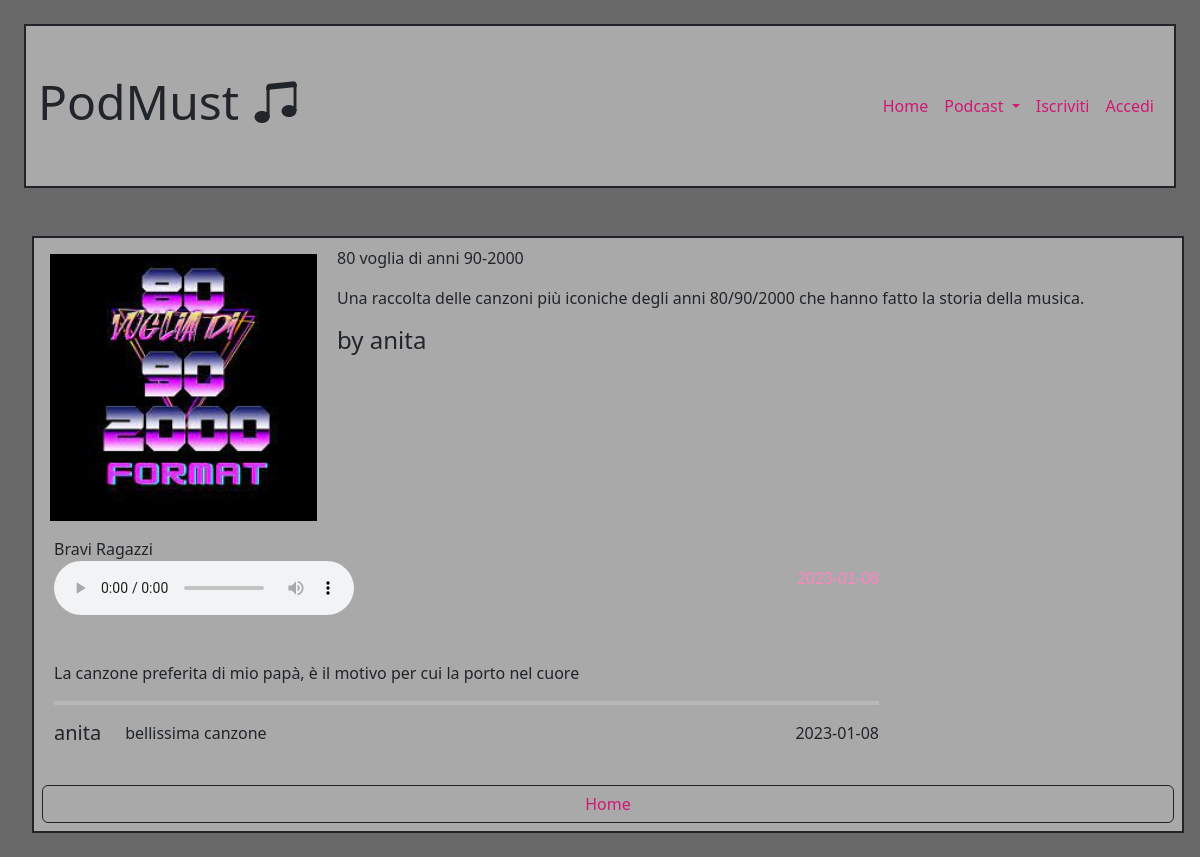
Page /podcast/1 on the committed database.
### tables this page shows
CREATE TABLE "PODCAST" (
	"pid"	INTEGER,
	"title"	TEXT NOT NULL UNIQUE,
	"description"	TEXT NOT NULL,
	"category"	TEXT NOT NULL,
	"podcastimg"	TEXT NOT NULL,
	"creator"	INTEGER,
	FOREIGN KEY("creator") REFERENCES "USER"("id"),
	PRIMARY KEY("pid" AUTOINCREMENT)
);

CREATE TABLE "USER" (
	"id"	INTEGER,
	"type"	TEXT NOT NULL,
	"nickname"	TEXT NOT NULL UNIQUE,
	"password"	TEXT NOT NULL,
	"usrimg"	TEXT NOT NULL,
	PRIMARY KEY("id" AUTOINCREMENT)
);

CREATE TABLE "EPISODE" (
	"eid"	INTEGER,
	"audio"	TEXT NOT NULL,
	"title"	TEXT NOT NULL,
	"description"	TEXT NOT NULL,
	"data"	TEXT NOT NULL,
	"podcast"	INTEGER,
	"creator"	INTEGER,
	FOREIGN KEY("creator") REFERENCES "USER"("id"),
	PRIMARY KEY("eid" AUTOINCREMENT),
	FOREIGN KEY("podcast") REFERENCES "PODCAST"("pid") ON DELETE CASCADE
);

CREATE TABLE "COMMENT" (
	"cid"	INTEGER,
	"text"	TEXT NOT NULL,
	"data"	TEXT NOT NULL,
	"user"	INTEGER NOT NULL,
	"episode"	INTEGER NOT NULL,
	"podcast"	INTEGER NOT NULL,
	FOREIGN KEY("episode") REFERENCES "EPISODE"("eid") ON DELETE CASCADE,
	FOREIGN KEY("user") REFERENCES "USER"("id"),
	PRIMARY KEY("cid" AUTOINCREMENT),
	FOREIGN KEY("podcast") REFERENCES "PODCAST"("pid") ON DELETE CASCADE
);

### app.py (the view)
@app.route('/podcast/<int:pid>')
def podcast(pid):
    podcast=dao.get_podcast(pid)
    episodes=dao.get_episodes_by_pid(pid)
    comments=dao.get_comments_by_pid(pid)
    followers=dao.get_followers()
    return render_template('podcast.html', podcast=podcast, episodes=episodes, comments=comments, followers=followers)

### dao.py (called while the page is built)
def get_followers():
    conn = sqlite3.connect('database/esame.db')
    conn.row_factory = sqlite3.Row
    cursor = conn.cursor()
    sql = 'SELECT *\
            FROM FOLLOW'
    cursor.execute(sql)
    followers = cursor.fetchall()
    cursor.close()
    conn.close()
    return followers

def get_podcast(pid):
    conn = sqlite3.connect('database/esame.db')
    conn.row_factory = sqlite3.Row
    cursor = conn.cursor()
    sql = 'SELECT PODCAST.title, PODCAST.description, PODCAST.pid, PODCAST.podcastimg, PODCAST.creator, USER.nickname\
            FROM PODCAST, USER\
            WHERE PODCAST.creator=USER.id AND PODCAST.pid=?'
    cursor.execute(sql, (pid,))
    podcast = cursor.fetchone()
    cursor.close()
    conn.close()
    return podcast

def get_episodes_by_pid(pid):
    conn = sqlite3.connect('database/esame.db')
    conn.row_factory = sqlite3.Row
    cursor = conn.cursor()
    sql = 'SELECT *\
            FROM EPISODE\
            WHERE EPISODE.podcast=?'
    cursor.execute(sql, (pid,))
    episodes = cursor.fetchall()
    cursor.close()
    conn.close()
    return episodes

def get_comments_by_pid(pid):
    conn = sqlite3.connect('database/esame.db')
    conn.row_factory = sqlite3.Row
    cursor = conn.cursor()
    sql = 'SELECT COMMENT.text, COMMENT.data, COMMENT.user, COMMENT.cid, USER.nickname\
            FROM COMMENT, USER\
            WHERE COMMENT.user=USER.id AND COMMENT.podcast=?'
    cursor.execute(sql, (pid,))
    comments = cursor.fetchall()
    cursor.close()
    conn.close()
    return comments

### templates/podcast.html (shortened to what this page needs)
{% extends "base.html" %}
{% block content %}
<article class="row border border-2 border-dark p-2 mx-2 my-4">
    <div class="col-lg-3 col-md-6 col-sm-12 px-0">
        {% if podcast.podcastimg %}
        <img class="w-100 p-2" src="{{ url_for('static', filename=podcast.podcastimg) }}" alt="...">
        {% endif %}
    </div>
    <div class="col-lg-9 col-md-6 col-sm-12">
        <p> {{ podcast.title |e }} </p>
        <p> {{ podcast.description |e }} </p>
        <section class="d-flex align-items-center mt-2 mb-4">
            <h4 class="username"> by {{ podcast.nickname |e }} </h4>
        </section>
    </div>
    {% for episode in episodes %}
    <div class="col-lg-9 col-md-6 col-sm-12">
        <section class="d-flex align-items-center mt-2 mb-4">
            <figure>
                <figcaption> {{ episode.title |e }} </figcaption>
                <audio controls>
                    <source src="{{ url_for('static', filename=episode.audio) }}" type="audio/mp3"> </source>
                    <source src="{{ url_for('static', filename=episode.audio) }}" type="audio/mpeg"> </source>
                </audio>
            </figure>
            <div class="flex-grow-1 text-end">
                <p class="date"> {{ episode.data |e }} </p>
            </div>
        </section>
        <p> {{ episode.description |e }} </p>
        {% for comment in comments %}
        <hr class="border">
        <div class="col-lg-12 col-md-9 col-sm-12">
            <section class="d-flex align-items-top mt-2 mb-4">
                <div>
                    <h5 class="username">{{ comment.nickname |e }}</h5>
                </div>
                <div class="flex-grow-1 text-start px-4">
                    <p>{{ comment.text |e }}</p>
                </div>
                <div class="flex-grow-1 text-end">
                    <p>{{ comment.data |e }}</p>
                </div>
            </section>
        </div>
        {% endfor %}
    </div>
    {% endfor %}
    <a href="{{url_for('home')}}" type="button" class="btn btn-outline-dark">Home</a>
</article>
{% endblock %}

### static/style.css (style rules this page uses)
body { background-color: dimgrey; padding-left: 2%; padding-right: 2%; margin-top: 2%; }
a:link { color:rgb(209, 24, 117); }
article { border: 2px solid; background-color: darkgrey; }
.date { font-family: Verdana, Geneva, Tahoma, sans-serif; color: rgb(255, 132, 193); }

### rows in the picture
PODCAST: podcastimg (picture), title "80 voglia di anni 90-2000", description "Una raccolta delle canzoni più iconiche degli anni 80/90/2000 che hanno fatto la storia della musica."
USER: nickname "anita"
EPISODE: title "Bravi Ragazzi", description "La canzone preferita di mio papà, è il motivo per cui la porto nel cuore"
COMMENT: nickname "anita", text "bellissima canzone", data "2023-01-08"
